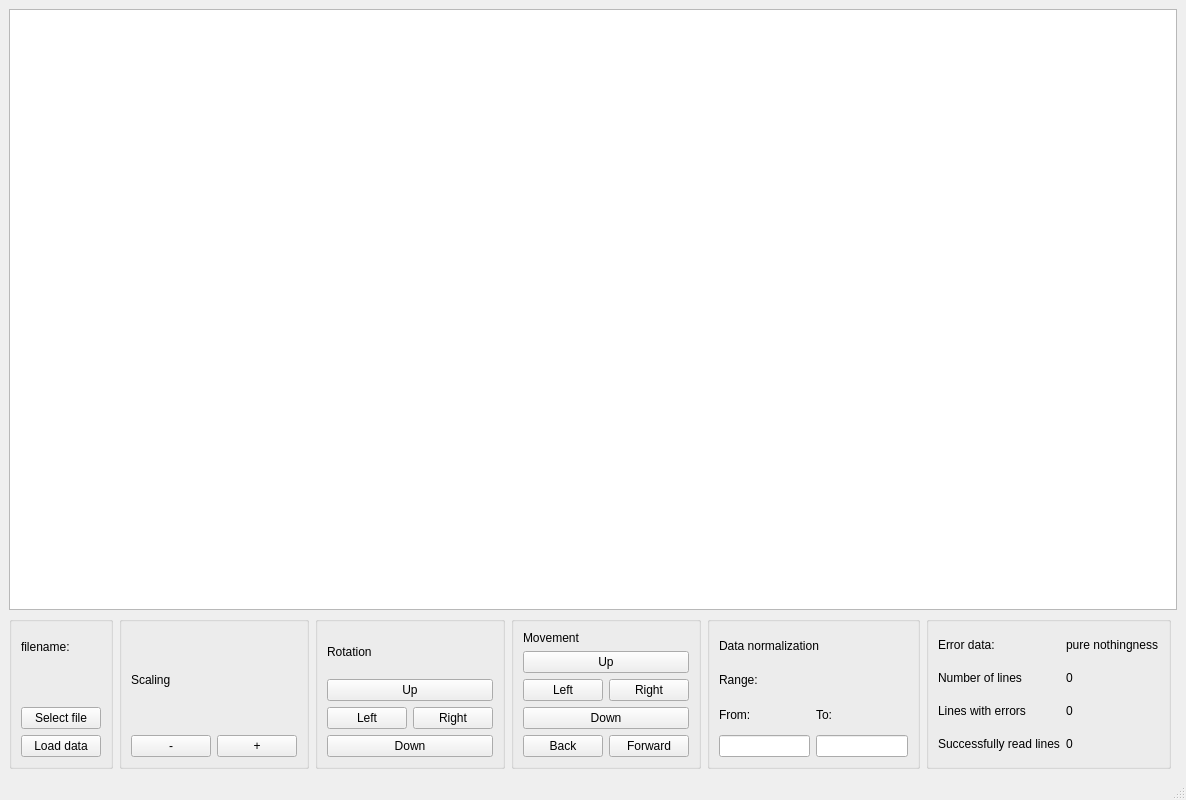
<?xml version="1.0" encoding="UTF-8"?>
<ui version="4.0">
 <class>MainWindow</class>
 <widget class="QMainWindow" name="MainWindow">
  <property name="geometry">
   <rect>
    <x>0</x>
    <y>0</y>
    <width>1186</width>
    <height>800</height>
   </rect>
  </property>
  <property name="windowTitle">
   <string>MainWindow</string>
  </property>
  <widget class="QWidget" name="centralwidget">
   <layout class="QGridLayout" name="gridLayout_6">
    <item row="1" column="1">
     <widget class="QGroupBox" name="gridGroupBox_3">
      <property name="sizePolicy">
       <sizepolicy hsizetype="Minimum" vsizetype="Preferred">
        <horstretch>0</horstretch>
        <verstretch>0</verstretch>
       </sizepolicy>
      </property>
      <layout class="QGridLayout" name="gridLayout_4">
       <item row="2" column="1">
        <widget class="QPushButton" name="scalingUpButton">
         <property name="text">
          <string>+</string>
         </property>
        </widget>
       </item>
       <item row="2" column="0">
        <widget class="QPushButton" name="scalingDownButton">
         <property name="text">
          <string>-</string>
         </property>
        </widget>
       </item>
       <item row="1" column="0" colspan="2">
        <widget class="QLabel" name="label_7">
         <property name="text">
          <string>Scaling</string>
         </property>
        </widget>
       </item>
      </layout>
     </widget>
    </item>
    <item row="0" column="0" colspan="10">
     <widget class="QGraphicsView" name="graphicsView"/>
    </item>
    <item row="1" column="7">
     <widget class="QGroupBox" name="gridGroupBox">
      <layout class="QGridLayout" name="gridLayout">
       <item row="2" column="0">
        <widget class="QLabel" name="label_4">
         <property name="text">
          <string>From:</string>
         </property>
        </widget>
       </item>
       <item row="0" column="0" colspan="2">
        <widget class="QLabel" name="label_2">
         <property name="text">
          <string>Data normalization</string>
         </property>
        </widget>
       </item>
       <item row="2" column="1">
        <widget class="QLabel" name="label_5">
         <property name="text">
          <string>To:</string>
         </property>
        </widget>
       </item>
       <item row="1" column="0" colspan="2">
        <widget class="QLabel" name="label_3">
         <property name="text">
          <string>Range:</string>
         </property>
        </widget>
       </item>
       <item row="3" column="0">
        <widget class="QLineEdit" name="normalizationFromLabel"/>
       </item>
       <item row="3" column="1">
        <widget class="QLineEdit" name="normalizationToLabel"/>
       </item>
      </layout>
     </widget>
    </item>
    <item row="1" column="0">
     <widget class="QGroupBox" name="verticalGroupBox">
      <layout class="QVBoxLayout" name="verticalLayout">
       <item>
        <widget class="QLabel" name="label">
         <property name="text">
          <string>filename:</string>
         </property>
        </widget>
       </item>
       <item>
        <widget class="QLabel" name="fileNameLabel">
         <property name="text">
          <string/>
         </property>
        </widget>
       </item>
       <item>
        <widget class="QPushButton" name="selectButton">
         <property name="text">
          <string>Select file</string>
         </property>
        </widget>
       </item>
       <item>
        <widget class="QPushButton" name="loadDataButton">
         <property name="text">
          <string>Load data</string>
         </property>
        </widget>
       </item>
      </layout>
     </widget>
    </item>
    <item row="1" column="2">
     <widget class="QGroupBox" name="gridGroupBox_4">
      <layout class="QGridLayout" name="gridLayout_5">
       <item row="1" column="0" colspan="2">
        <widget class="QPushButton" name="rotateUpButton">
         <property name="text">
          <string>Up</string>
         </property>
        </widget>
       </item>
       <item row="0" column="0" colspan="2">
        <widget class="QLabel" name="label_8">
         <property name="text">
          <string>Rotation</string>
         </property>
        </widget>
       </item>
       <item row="2" column="0">
        <widget class="QPushButton" name="rotateLeftButton">
         <property name="text">
          <string>Left</string>
         </property>
        </widget>
       </item>
       <item row="2" column="1">
        <widget class="QPushButton" name="rotateRightButton">
         <property name="text">
          <string>Right</string>
         </property>
        </widget>
       </item>
       <item row="3" column="0" colspan="2">
        <widget class="QPushButton" name="rotateDownButton">
         <property name="text">
          <string>Down</string>
         </property>
        </widget>
       </item>
      </layout>
     </widget>
    </item>
    <item row="1" column="8">
     <widget class="QGroupBox" name="gridGroupBox">
      <layout class="QGridLayout" name="gridLayout_9">
       <item row="1" column="0">
        <widget class="QLabel" name="label_10">
         <property name="text">
          <string>Number of lines</string>
         </property>
        </widget>
       </item>
       <item row="2" column="1">
        <widget class="QLabel" name="errorLinesLabel">
         <property name="text">
          <string>0</string>
         </property>
        </widget>
       </item>
       <item row="2" column="0">
        <widget class="QLabel" name="label_12">
         <property name="text">
          <string>Lines with errors</string>
         </property>
        </widget>
       </item>
       <item row="0" column="0">
        <widget class="QLabel" name="label_9">
         <property name="text">
          <string>Error data:</string>
         </property>
        </widget>
       </item>
       <item row="0" column="1">
        <widget class="QLabel" name="errorLabel">
         <property name="text">
          <string>pure nothingness</string>
         </property>
        </widget>
       </item>
       <item row="1" column="1">
        <widget class="QLabel" name="numberOfLinesLabel">
         <property name="text">
          <string>0</string>
         </property>
        </widget>
       </item>
       <item row="3" column="0">
        <widget class="QLabel" name="label_14">
         <property name="text">
          <string>Successfully read lines</string>
         </property>
        </widget>
       </item>
       <item row="3" column="1">
        <widget class="QLabel" name="successLinesLabel">
         <property name="text">
          <string>0</string>
         </property>
        </widget>
       </item>
      </layout>
     </widget>
    </item>
    <item row="1" column="3" colspan="4">
     <widget class="QGroupBox" name="gridGroupBox_2">
      <layout class="QGridLayout" name="gridLayout_3">
       <item row="2" column="0">
        <widget class="QPushButton" name="moveLeftButton">
         <property name="text">
          <string>Left</string>
         </property>
        </widget>
       </item>
       <item row="3" column="0" colspan="2">
        <widget class="QPushButton" name="moveDownButton">
         <property name="text">
          <string>Down</string>
         </property>
        </widget>
       </item>
       <item row="2" column="1">
        <widget class="QPushButton" name="moveRightButton">
         <property name="text">
          <string>Right</string>
         </property>
        </widget>
       </item>
       <item row="1" column="0" colspan="2">
        <widget class="QPushButton" name="moveUpButton">
         <property name="text">
          <string>Up</string>
         </property>
        </widget>
       </item>
       <item row="4" column="0">
        <widget class="QPushButton" name="moveBackButton">
         <property name="text">
          <string>Back</string>
         </property>
        </widget>
       </item>
       <item row="4" column="1">
        <widget class="QPushButton" name="moveForwardButton">
         <property name="text">
          <string>Forward</string>
         </property>
        </widget>
       </item>
       <item row="0" column="0" colspan="2">
        <widget class="QLabel" name="label_6">
         <property name="text">
          <string>Movement</string>
         </property>
        </widget>
       </item>
      </layout>
     </widget>
    </item>
   </layout>
  </widget>
  <widget class="QMenuBar" name="menubar">
   <property name="geometry">
    <rect>
     <x>0</x>
     <y>0</y>
     <width>1186</width>
     <height>22</height>
    </rect>
   </property>
  </widget>
  <widget class="QStatusBar" name="statusbar"/>
 </widget>
 <resources/>
 <connections/>
</ui>
